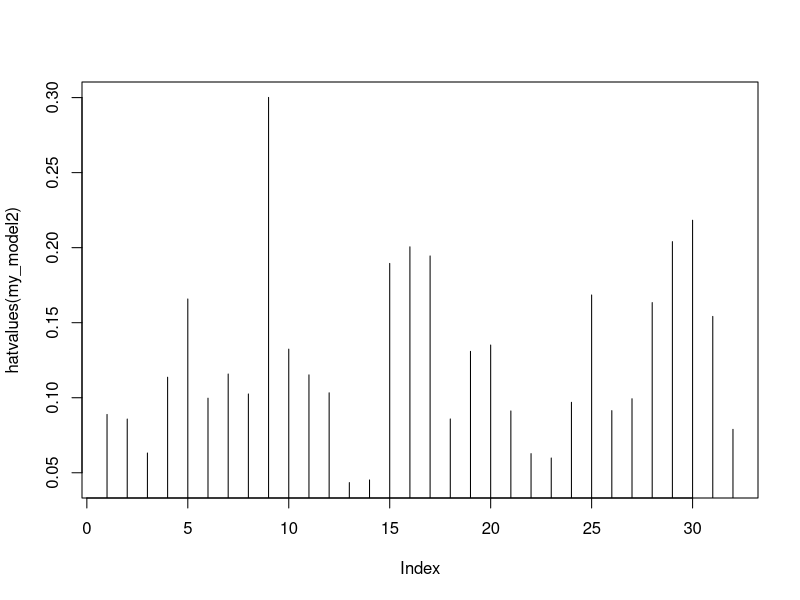
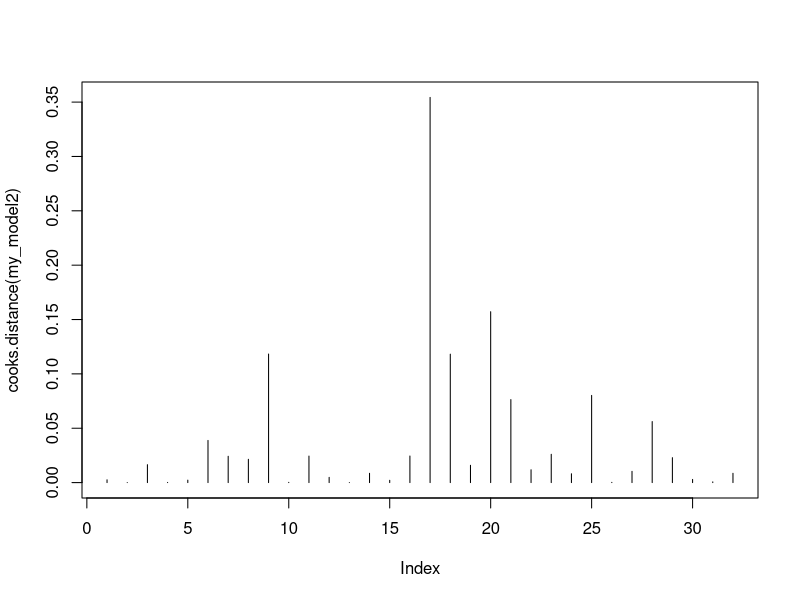

R code for these plots, in order:
## ---- chunk 1
knitr::opts_chunk$set(echo = T, warning = F, message = F)
## ---- chunk 2
data("mtcars")
## ---- chunk 3
my_model2 = lm( mpg ~ disp + wt + qsec, data = mtcars )
my_model2
## ---- chunk 4
summary(my_model2)
## ---- chunk 5
confint(my_model2, level = 0.95)
## ---- chunk 6
plot(hatvalues(my_model2), type = 'h')
## ---- chunk 7
plot(cooks.distance(my_model2), type = 'h')
